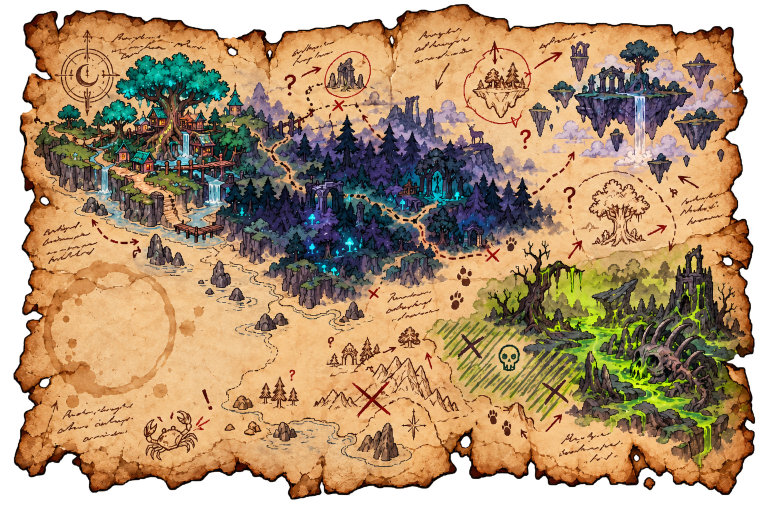
#> input picture assets/_codex_src/carte_parchemin.png, 1536 x 1024 px (shown at 1/2 size)
$ python -i import_codex_assets.py   (imports and definitions only)
#> lines starting #> are read from the running program, lines starting #| are printed output that depends on the picture
#!/usr/bin/env python3
"""Importe les images générées par Codex (cf. CODEX_SPRITES_A_GENERER.md).

Source de vérité : src/data/asset_manifest.js (PARSÉ par ce script, rien à
garder en double ici). Trois tables y sont lues :

  * ASSET_MANIFEST   -- feuilles animées (persos, ennemis, VFX). Chaque entrée
    liste ses images source dans `sheets` (une image peut ne contenir qu'une
    partie des rangées : `rows` = indices GLOBAUX de rangée). Les frames sont
    écrites en `${dir}/${prefix}_row${row}_${i}.png`, même format que
    tools/split_spritesheet.py : canvas uniforme pour TOUTE l'entrée (toutes
    images confondues), aligné bas-centre (`align: "bottom"`), centré
    (`"center"`), à gauche/centre vertical (`"left"`) ou bas-gauche
    (`"left-bottom"`). `canvas: [w, h]` impose la taille finale (réduction
    uniforme). `frames: [...]` dans un sheet = nb de frames par rangée image ;
    un indice de rangée répété dans `rows` concatène plusieurs rangées image
    dans une même anim.
      - cut "blob" (persos) : rangées détectées par les bandes transparentes,
        frames par composantes connexes (comme split_spritesheet.py), avec
        en plus le rattachement des petits morceaux détachés (mèche, goutte)
        à la frame la plus proche.
      - cut "grid" (VFX) : grille régulière (largeur / nb de frames de la
        rangée, hauteur / nb de rangées de l'image) -- les particules
        détachées restent dans leur cellule.
  * ITEM_MANIFEST    -- images uniques : fichier source dans `src.file` ou
    cellule `src.cell` d'une planche `src.planche` découpée en grille
    `src.grid` = [colonnes, rangées] (ou par colonnes transparentes si
    `src.cut == "columns"`, pour le totem). Normalisation `norm` :
      fit N      -> rognage alpha puis réduction pour que le plus grand côté = N
      height N   -> rognage alpha puis hauteur = N (trim_x : rognage horizontal seul)
      square N   -> rognage alpha, padding carré, redimension NxN
      cover WxH  -> image opaque recadrée/redimensionnée pour couvrir WxH (fonds)
      trim       -> rognage alpha seul
  * TILESET_MANIFEST -- 3 images (sol 4x4, plateformes 1x3, spéciaux 1x3)
    découpées vers les 21 noms de assets/decors/autotile_frames/ (disposition
    'blob' de LevelKit.js) : contour retiré sur les côtés intérieurs (pas de
    couture), cases du dessus à leur proportion naturelle, mousse calée sur
    la ligne de marche (cf. make_tile).

Fonds non transparents : si les 4 coins de l'image sont opaques et qu'elle
n'est pas censée l'être (fonds `cover` exclus), le fond est retiré : noir via
tools/dechroma.py, autre couleur unie (blanc, gris, damier clair) par un
remplissage depuis les bords à tolérance de couleur.

Un asset n'est (re)traité que si sa source existe ET qu'une de ses sorties
manque (ou avec --force). Rien n'est jamais supprimé hors des fichiers que
ce script écrit lui-même.

Usage :
    python tools/import_codex_assets.py [--force] [--only ID [ID ...]] [--dry-run]

Requiert numpy, Pillow, scipy (comme les autres outils du dossier).
"""
import argparse
import json
import re
import sys
from pathlib import Path

import numpy as np
from PIL import Image
from scipy import ndimage

TOOLS = Path(__file__).resolve().parent
ROOT = TOOLS.parent
sys.path.insert(0, str(TOOLS))
from dechroma import remove_black_background  # noqa: E402
from split_spritesheet import find_segments  # noqa: E402

MANIFEST = ROOT / 'src' / 'data' / 'asset_manifest.js'
ALPHA_T = 10       # comme split_spritesheet.py
MIN_AREA = 25      # composantes plus petites = bruit
PAD = 4
TILE = 256
# Chaque case Codex est dessinée comme un carré arrondi à contour sombre : sur
# un côté qui touche une autre case en jeu, ce contour faisait une couture
# tous les 64 px. On le retire (TILE_INSET px source, contour + arrondi des
# coins) sur les côtés NON exposés de chaque case (cf. TILE_EXPOSED : t/b/l/r).
TILE_INSET = 12
TILE_EXPOSED = {
    'dirt_tl': 'tl', 'dirt_t': 't', 'dirt_tr': 'tr',
    'dirt_l': 'l', 'dirt_r': 'r',
    'dirt_bl': 'bl', 'dirt_b': 'b', 'dirt_br': 'br',
    # plateformes : 0 = milieu (voisins des 2 côtés), 2 = bout GAUCHE (miroir
    # pour le bout droit), 1 = isolée (cf. renderAutotileGrid)
    'dirt_platform0': 'tb', 'dirt_platform1': 'tblr', 'dirt_platform2': 'tbl',
    'dirt_column': 'lr',
}  # absent = case intérieure (centre, variantes, coins intérieurs)
# Ligne de marche : le jeu remonte les images 'blob' pour que le 1er quart de
# la case (48 px d'affichage au-dessus du bas de l'image, cf.
# AUTOTILE_BLOB_ART_STAND_SINK dans LevelKit.js) tombe sur la ligne où l'on
# marche. Le haut de la mousse (1re rangée opaque à plus de 50 %) des cases du
# dessus est calé 4 px d'affichage plus haut (pieds un peu dans la mousse) :
# 52 px d'affichage = 208 px de case (TILE = 4 x 64).
SURFACE_TARGET = 208
TILE_GRID = {
    (0, 0): 'dirt_tl', (0, 1): 'dirt_t', (0, 2): 'dirt_tr', (0, 3): 'dirt_c_var0',
    (1, 0): 'dirt_l', (1, 1): 'dirt_c', (1, 2): 'dirt_r', (1, 3): 'dirt_c_var1',
    (2, 0): 'dirt_bl', (2, 1): 'dirt_b', (2, 2): 'dirt_br', (2, 3): 'dirt_c_var2',
    (3, 0): 'dirt_c_var3', (3, 1): 'dirt_c_var4', (3, 2): 'dirt_c_var5',
}
# dirt_angle (coin intérieur du HAUT, au pied d'une marche) : sa mousse prolonge
# le sol voisin, elle est donc calée comme celle des cases du dessus (cf.
# compose_inner_corner).
TOP_TILES = {'dirt_tl', 'dirt_t', 'dirt_tr', 'dirt_platform0', 'dirt_platform1', 'dirt_platform2', 'dirt_angle'}
PLATFORM_NAMES = ['dirt_platform0', 'dirt_platform1', 'dirt_platform2']
SPECIAL_NAMES = ['dirt_angle', 'coin', 'dirt_column']

WARNINGS = []


def warn(msg):
    WARNINGS.append(msg)
    print('  AVERTISSEMENT:', msg)


# --------------------------------------------------------------------------- manifest parsing
# [64 lines left out: functions _extract_object, _js_to_json, load_manifest, remove_flat_background, not called in this run]


def load_rgba(path, keep_opaque=False):
#> called with path = '../assets/_codex_src/carte_parchemin.png', keep_opaque = False
    im = Image.open(path).convert('RGBA')
#> im is the input picture: PIL image 1536x1024 RGBA; mean R, G, B, A 152, 117.1, 79.8, 211.8
    arr = np.array(im)
    if keep_opaque:
        return arr
    a = arr[:, :, 3]
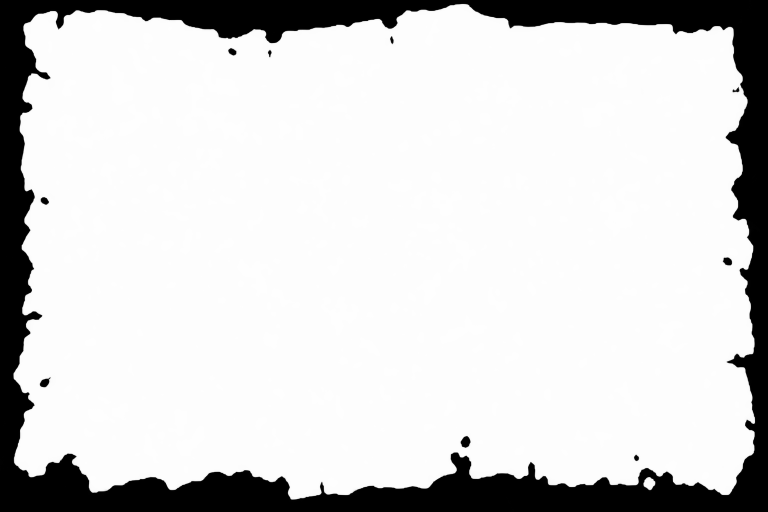
#> a: shape (1024, 1536) (shown at 1/2 size); min 0, max 254, mean 211.8
    corners = [a[0, 0], a[0, -1], a[-1, 0], a[-1, -1]]
#> corners = [0, 0, 0, 0]
    if min(corners) < 250:
        return arr
    rgb = arr[:, :, :3]
    corner_rgb = np.array([rgb[0, 0], rgb[0, -1], rgb[-1, 0], rgb[-1, -1]]).astype(int)
    if corner_rgb.sum(axis=1).max() <= 60:
        print(f'  fond noir détecté -> dechroma ({path.name})')
        return remove_black_background(path)
    print(f'  fond opaque uni détecté -> retrait par couleur ({path.name})')
    out = remove_flat_background(rgb)
    if (out[:, :, 3] == 0).mean() < 0.2:
        warn(f'{path.name} : fond non transparent mal retiré (<20% transparent), régénérer avec fond transparent')
    return out


# [240 lines left out: functions alpha_bbox, trim, save, rel, merge_row_segments, blob_rows and 5 more, not called in this run]


# --------------------------------------------------------------------------- items
_planche_cache = {}


# [193 lines left out: functions planche_cells, normalize, import_item, grid_cells_by_alpha, body_x_range, make_tile and 2 more, not called in this run]


# --------------------------------------------------------------------------- asset_present.js
PRESENT_JS = ROOT / 'src' / 'data' / 'asset_present.js'
# Les 21 cases d'un jeu de tuiles telles que BootScene.autotileFiles() les charge.
AUTOTILE_FILES = ([f'dirt_{p}' for p in ('tl', 't', 'tr', 'l', 'c', 'r', 'bl', 'b', 'br')]
                  + [f'dirt_platform{i}' for i in range(3)] + [f'dirt_c_var{i}' for i in range(6)]
                  + ['dirt_angle', 'coin', 'dirt_column'])


# [76 lines left out: functions write_asset_present, main, not called in this run]


# [2 lines not run here, left out]

>>> result = load_rgba('../assets/_codex_src/carte_parchemin.png')
